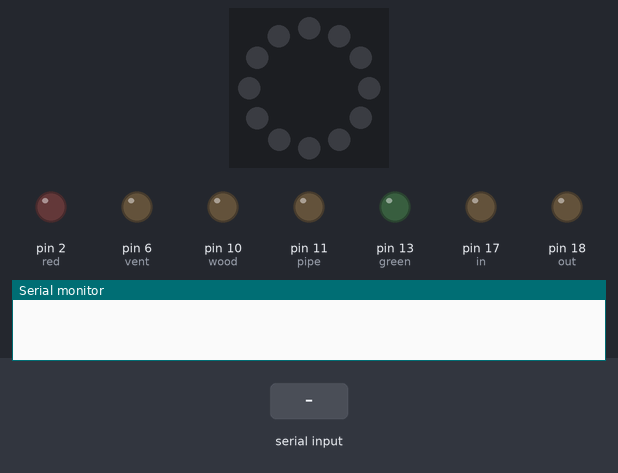
A sketch run on a simulated Arduino Uno, built with avr-gcc and run on an emulated ATmega328P. Parts: 12 RGB LEDs in a ring, first at the top, clockwise, output pins drawn as LEDs (lit = HIGH), the last lines printed to the serial monitor. The test bench sets the inputs (shaded band). Dim RGB values are drawn brighter than linear.

Above: at 1.2 s.
1.3 s: "light_on" received over Serial
At 3.5 s:
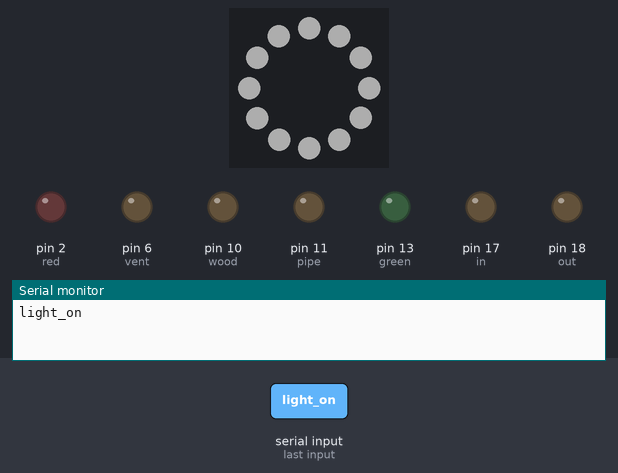
3.8 s: "green_on" received over Serial
At 5.5 s:
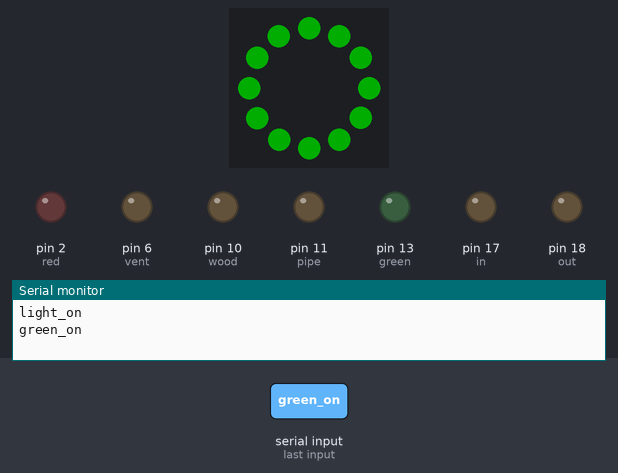
6.3 s: "ground" received over Serial
At 8.5 s:
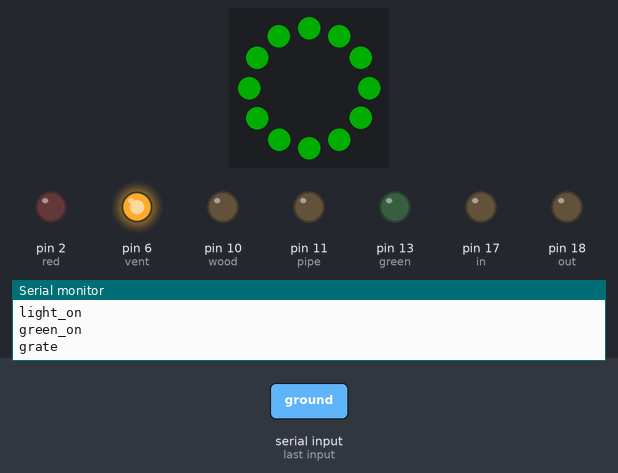
8.8 s: "humidity" received over Serial
At 10.6 s:
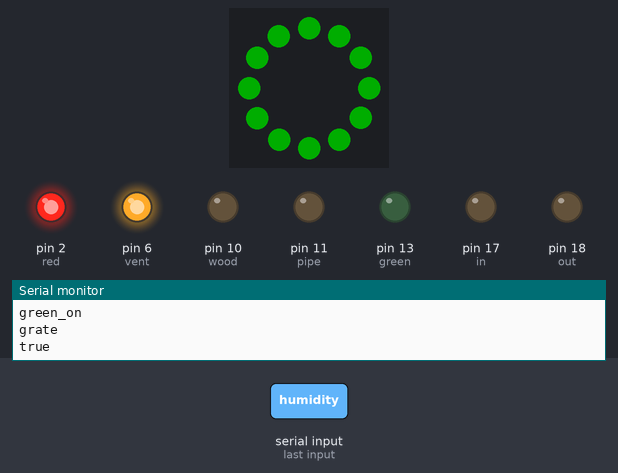
11.3 s: "mitigate" received over Serial
At 13.5 s:
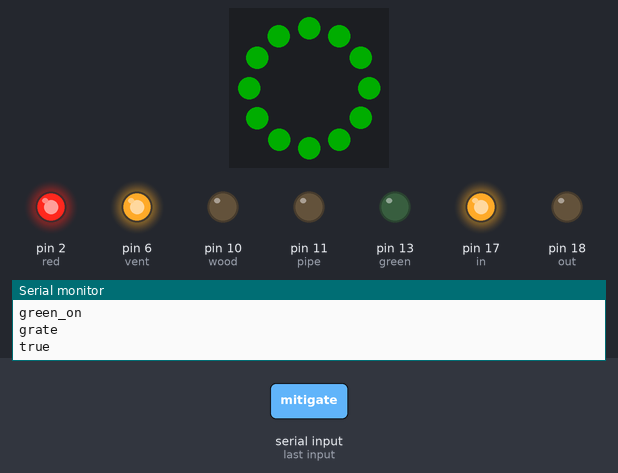
13.8 s: "light_off" received over Serial
At 16.8 s:
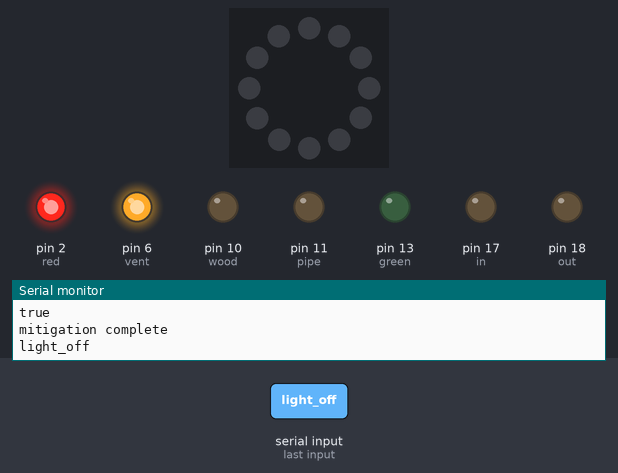
Timing chart, 0 to 17.8 s (numbered marks = the images above; inputs shaded):
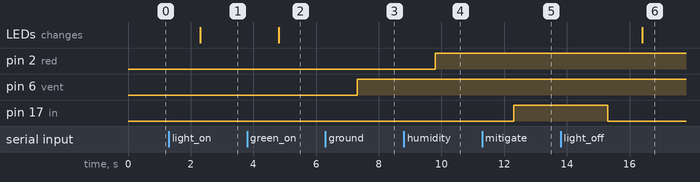

Measured:
- after the input at 1.3 s, the LEDs: change after 1.0 s (image 1)
- after the input at 3.8 s, the LEDs: change after 1.0 s (image 2)
- after the input at 6.3 s, pin 6 (vent): LOW → HIGH after 1.0 s
- after the input at 8.8 s, pin 2 (red): LOW → HIGH after 1.0 s
- after the input at 11.3 s, pin 17 (in): LOW → HIGH after 1.0 s
- after the input at 13.8 s, the LEDs: change after 2.6 s (image 6)

The sketch:

arduino_design_II.ino
```cpp
#include <Adafruit_NeoPixel.h>
#define green 13 // Define the pin for the LED
#define red 2
#define out 18
#define in 17
int refHumid = 0;
int RH = 15;  //output is pin A1
int realHumid = 0;
int Value = 420;
float base = 0;
float base1 = 0;
float base2 = 0;
float base3 = 0;
float current = 0;
int ground_sample = 0;
int humidity_sample = false;
int input = 16;
int wood = 10;
int pipe = 11;
int vent = 6;
float delta = 0;
int ring = 3;
int numLed = 12;
int count = 0;
Adafruit_NeoPixel strip(numLed, ring, NEO_GRB + NEO_KHZ800);

void setup()
{
  strip.begin();
  Serial.begin(9600);
  pinMode(out, OUTPUT);
  pinMode(in, OUTPUT);
  pinMode(green, OUTPUT);
  pinMode(red, OUTPUT);
  pinMode(pipe, OUTPUT);
  pinMode(wood, OUTPUT);
  pinMode(vent, OUTPUT);

}

void material(float change)
//function takes change in voltage and determines the surface it is above
{
  if(change>=60)
  //if delta increases photo resisor is exposed to less light
  {
    Serial.println("grate");//light decrease means surface is darker, meaning the vent
    digitalWrite(vent, 1);
    digitalWrite(wood,0);
    digitalWrite(pipe,0);
  }
  else if(change<=-40)
  {
    Serial.println("pipe");// increase in light, means more reflection, meaning the pipe
    digitalWrite(vent, 0);
    digitalWrite(wood,0);
    digitalWrite(pipe,1);
  }
  else
  {
    Serial.println("wood");// no change, still on baseline aka wook
    digitalWrite(vent, 0);
    digitalWrite(wood,1);
    digitalWrite(pipe,0);
  }
}
void light_on()
{
  for (int i = 0; i < numLed; i++) {
    strip.setPixelColor(i, strip.Color(50, 50, 50));
  }
  strip.show(); // Display the updated colors on the LEDs
}
void light_off()
{
  for (int i = 0; i < numLed; i++)
  {
    strip.setPixelColor(i, strip.Color(0, 0, 0));
  }
   strip.show(); // Display the updated colors on the LEDs
}
void loop()
{
  while (Serial.available() == 0){}
  String command = Serial.readString();
  command.trim();
  if(command == "ground"){
    current = (analogRead(input));// reads current voltage
    delta = (current - base);// gets change
    material(delta);
  }
  if(command == "humidity"){
    realHumid = analogRead(RH);
    if(realHumid >= Value){
      Serial.println("true");
      digitalWrite(green, LOW); // Turn on the LED if humidity is over the threshold
      digitalWrite(red, HIGH);
    }
    else {
      Serial.println("false");
      digitalWrite(green, HIGH); // Turn off the LED if humidity is below the threshold
      digitalWrite(red, LOW);
    }
  }
  if(command == "mitigate"){
    if (count == 0) {     //IF the linear actuator is in position 0, move to position 1
      count++;
      digitalWrite(in, HIGH);
      delay(3000);
      digitalWrite(in, LOW);
      }
    else if (count == 1) {   //if the LA is in position 1 move to position 2
      count++;
      digitalWrite(in, HIGH);
      delay(5500);
      digitalWrite(in, LOW);
  }
    Serial.println("mitigation complete");
  }

  if(command == "all_clear"){
    Serial.println("green_light_on");
  }

  if(command == "baseline"){
    base1 = analogRead(input);//arduino takes initial voltage reading, this will be the baseline and the measurement for the wood surface
    delay(20);
    base2 = analogRead(input);
    delay(20);
    base3 = analogRead(input);
    base = (base1 + base2 + base3)/3;
    refHumid = analogRead(RH);
    Serial.println(base);
  }

  if(command == "light_on"){
    light_on();
    Serial.println("light_on");
  }

  if(command == "light_off"){
    light_off();
    Serial.println("light_off");
  }

  if(command == "green_on"){
    for (int i = 0; i < numLed; i++) {
    strip.setPixelColor(i, strip.Color(0, 50, 0));
      }
    strip.show();
    Serial.println("green_on");
  }

  if(command == "red_on"){
    for (int i = 0; i < numLed; i++) {
    strip.setPixelColor(i, strip.Color(50, 0, 0));
      }
    strip.show();
    Serial.println("red_on");
    }

  if(command == "reset"){
    if (count == 1) {     //reset to position 0 from position 1
      digitalWrite(out, HIGH);
      delay(3000);
      digitalWrite(out, LOW);
      count = 0;
    }
    else if (count == 2) {      //reset to position 0 from position 2
      count = 0;
      digitalWrite(out, HIGH);
      delay(8500);
      digitalWrite(out, LOW);
    }
    else {                    // //reset to position 0 from position 0
      count = 0;
    }
  }

  delay(100);
}
```
